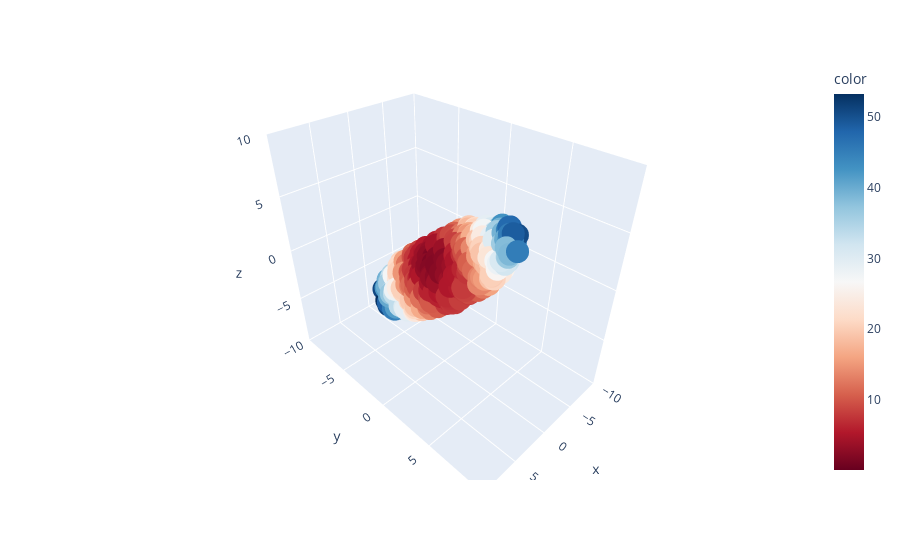

The code cell stored with this chart in its notebook:
### Markdown cell above
To give the figure a little more visual pop, the following cell does the same plot, but also assigns a pre-determined color value (that we've arbitrarily chosen) to each point. These colors do not mean anything important, they're simply there as a visual aid.

You might find it useful to use `colorize_surfboard_data` later in this assignment.

### Code cell
def colorize_surfboard_data(df):
    colors = pd.read_csv("surfboard_colors.csv", header = None).values
    df_copy = df.copy()
    df_copy.insert(loc = 3, column = "color", value = colors)
    return df_copy
    
fig = px.scatter_3d(colorize_surfboard_data(surfboard), x='x', y='y', z='z', range_x = [-10, 10], range_y = [-10, 10], range_z = [-10, 10], color = "color", color_continuous_scale = 'RdBu')
fig.show()

### Figure 1 — Plotly figure (JSON) as saved in the notebook; plotly's stock layout.template omitted (floating-point values rounded to 4 significant figures; data arrays with more than 128 entries replaced by an {"elided": "..."} marker saying what was removed)
{"data": [{"hovertemplate": "x=%{x}<br>y=%{y}<br>z=%{z}<br>color=%{marker.color}<extra></extra>", "legendgroup": "", "marker": {"color": {"elided": "1000 float values"}, "coloraxis": "coloraxis", "symbol": "circle"}, "mode": "markers", "name": "", "scene": "scene", "showlegend": false, "type": "scatter3d", "x": {"elided": "1000 float values"}, "y": {"elided": "1000 float values"}, "z": {"elided": "1000 float values"}}], "layout": {"coloraxis": {"colorbar": {"title": {"text": "color"}}, "colorscale": [[0, "rgb(103,0,31)"], [0.1, "rgb(178,24,43)"], [0.2, "rgb(214,96,77)"], [0.3, "rgb(244,165,130)"], [0.4, "rgb(253,219,199)"], [0.5, "rgb(247,247,247)"], [0.6, "rgb(209,229,240)"], [0.7, "rgb(146,197,222)"], [0.8, "rgb(67,147,195)"], [0.9, "rgb(33,102,172)"], [1, "rgb(5,48,97)"]]}, "legend": {"tracegroupgap": 0}, "margin": {"t": 60}, "scene": {"domain": {"x": [0, 1], "y": [0, 1]}, "xaxis": {"range": [-10, 10], "title": {"text": "x"}}, "yaxis": {"range": [-10, 10], "title": {"text": "y"}}, "zaxis": {"range": [-10, 10], "title": {"text": "z"}}}}}
